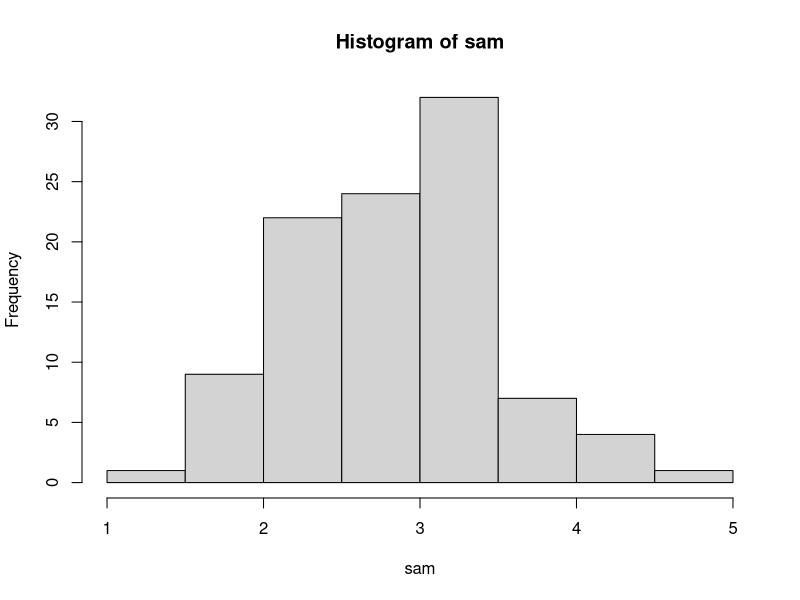
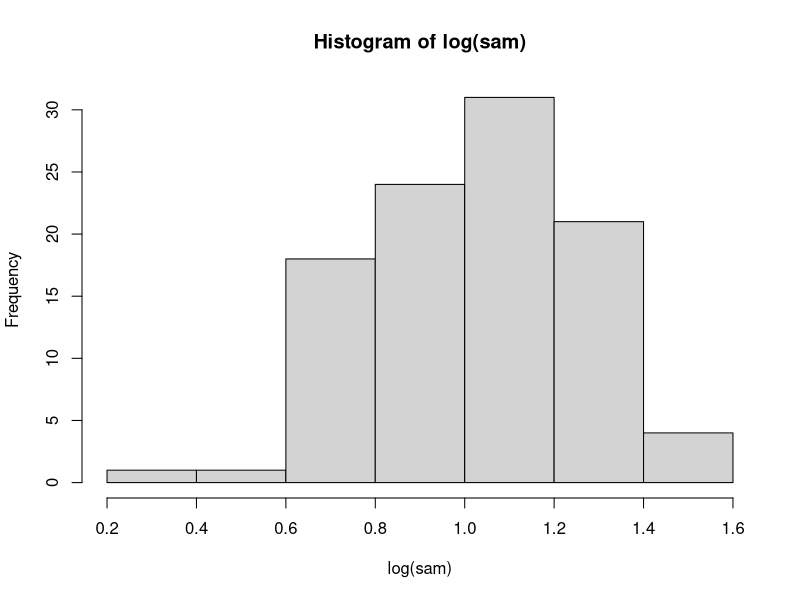

The R source for these figures, in order:
## ---- chunk 1
knitr::opts_chunk$set(echo = TRUE)
## ---- chunk 2
y <- seq(-2, to=4, length=500)
distr <- rlnorm(y, 1, 0.25)
sam <- sample(distr, 100, replace=FALSE)
#calculate mean and variance
mean(sam)
var(sam)
## ---- chunk 3
hist(sam)
## ---- chunk 4
hist(log(sam))
